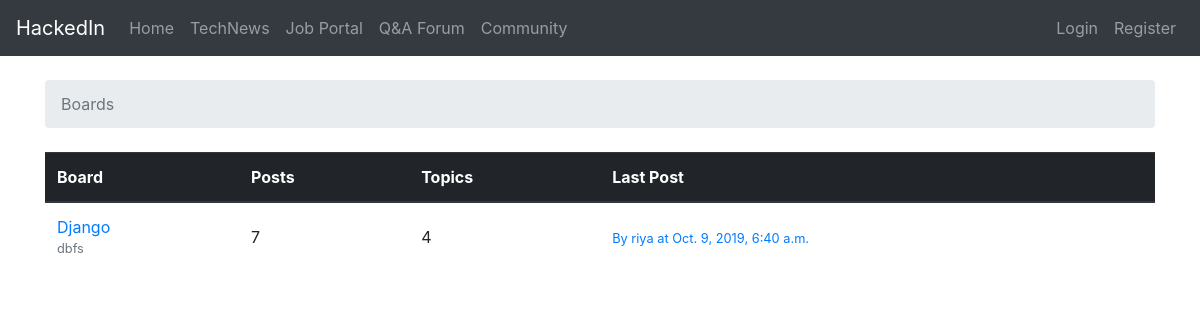
Page /forums/ on the committed database.
### forums/models.py (models this page shows, shortened)
class Board(models.Model):
    name = models.CharField(max_length=30, unique=True)
    description = models.CharField(max_length=100)
    def get_posts_count(self):
        return Post.objects.filter(topic__board=self).count()
    def get_last_post(self):
        return Post.objects.filter(topic__board=self).order_by('-created_at').first()

class Post(models.Model):
    message = models.TextField(max_length=4000)
    topic = models.ForeignKey(
        Topic,
        on_delete=models.CASCADE,
        related_name='posts',
    )
    created_at = models.DateTimeField(auto_now_add=True)
    updated_at = models.DateTimeField(null=True)
    created_by = models.ForeignKey(
        settings.AUTH_USER_MODEL,
        on_delete=models.CASCADE,
        related_name='posts',
    )
    updated_by = models.ForeignKey(
        settings.AUTH_USER_MODEL,
        on_delete=models.CASCADE,
        null=True,
        related_name='+',
    )

### forums/views.py (the view)
# urls.py: path('',views.BoardListView.as_view(),name='home'),
class BoardListView(ListView):
    template_name = 'forums/home.html'
    model = Board

### forums/templates/forums/home.html (shortened to what this page needs)
{% extends 'forums/base.html' %}
{% block breadcrumb %}
<li class="breadcrumb-item active">
    Boards
</li>
{% endblock %}
{% block content %}
<table class="table">
    <thead class="thead-dark">
        <tr>
            <th>Board</th>
            <th>Posts</th>
            <th>Topics</th>
            <th>Last Post</th>
        </tr>
    </thead>
    <tbody>
        {% for board in object_list %}
            <tr>
                <td>
                    <a href="{% url 'board_topics' board.pk %}">
                        {{ board.name }}
                    </a>
                    <small class="text-muted d-block">
                        {{ board.description }}
                    </small>
                </td>
                <td class="align-middle">{{ board.get_posts_count }}</td>
                <td class="align-middle">{{ board.topics.count }}</td>
                <td class="align-middle">
                    {% with post=board.get_last_post %}
                        {% if post %}
                            <small>
                                <a href="{% url 'topic_posts' board.pk post.topic.pk %}">
                                    By {{ post.created_by.username }} at {{ post.created_at }}
                                </a>
                            </small>
                        {% else %}
                            <small class="text-muted">
                                <em>No posts yet.</em>
                            </small>
                        {% endif %}
                    {% endwith %}
                </td>
            </tr>
        {% endfor %}
    </tbody>
</table>
{% endblock %}

### rows in the picture
Board: name "Django", description "dbfs", get_posts_count "7", topics.count "4", get_last_post.created_by.username "riya", get_last_post.created_at "Oct. 9, 2019, 6:40 a.m."
